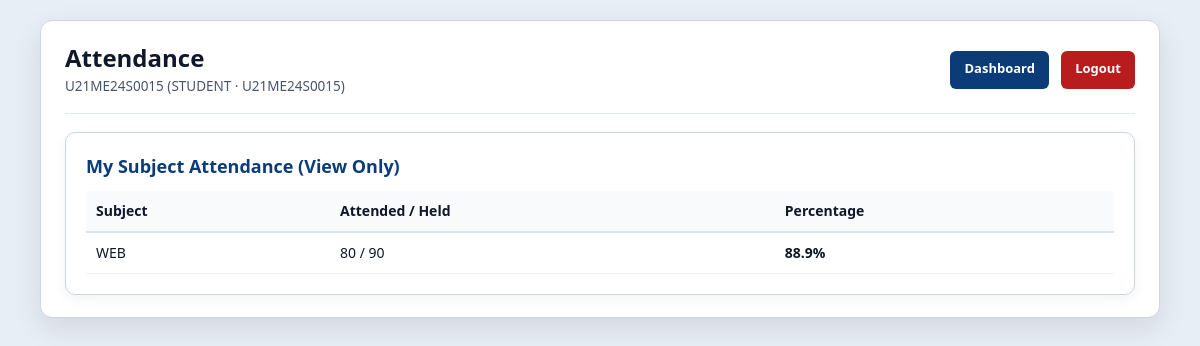
The app's page /attendance.php (signed in) with its own data.
### tables this page shows
CREATE TABLE `attendance_records` (
  `id` int(11) NOT NULL AUTO_INCREMENT,
  `student_username` varchar(50) NOT NULL,
  `subject_name` varchar(100) NOT NULL,
  `classes_held` int(11) NOT NULL DEFAULT 0,
  `classes_attended` int(11) NOT NULL DEFAULT 0,
  `updated_at` timestamp NULL DEFAULT CURRENT_TIMESTAMP ON UPDATE CURRENT_TIMESTAMP,
  PRIMARY KEY (`id`)
);

### attendance.php (the view, shortened to what this page needs)
<?php
require_once 'db.php';
$role = $_SESSION['role'];$username = $_SESSION['username'];$fullName = $_SESSION['full_name'] ?? $username;
$filterUsn = $role === 'admin' ? trim($_GET['filter_usn'] ?? '') : '';
if ($role === 'admin') {
    if ($filterUsn !== '') {
        $stmt =$pdo->prepare(
            'SELECT id, student_username, subject_name, classes_held, classes_attended
             FROM attendance_records
             WHERE student_username LIKE :usn
             ORDER BY id DESC'
        );
        $stmt->execute([':usn' => '\%' .$filterUsn . '%']);
        $records =$stmt->fetchAll();
    } else {
        $stmt =$pdo->query('SELECT id, student_username, subject_name, classes_held, classes_attended FROM attendance_records ORDER BY id DESC');
        $records =$stmt->fetchAll();
    }
} else {
    $stmt =$pdo->prepare('SELECT id, student_username, subject_name, classes_held, classes_attended FROM attendance_records WHERE student_username = :username ORDER BY id DESC');
    $stmt->execute([':username' =>$username]);
    $records =$stmt->fetchAll();
}
?>
<!DOCTYPE html>
<html lang="en">
<head>
    <link rel="stylesheet" href="style.css">
</head>
<body>
    <div class="portal-wrapper dashboard-wrapper">
        <div class="dashboard-topbar">
            <div>
                <h1>Attendance</h1>
                <p><?php echo htmlspecialchars($fullName, ENT_QUOTES, 'UTF-8'); ?> (<?php echo htmlspecialchars(strtoupper($role), ENT_QUOTES, 'UTF-8'); ?> · <?php echo htmlspecialchars($username, ENT_QUOTES, 'UTF-8'); ?>)</p>
            </div>
            <div>
                <a href="dashboard.php" class="logout-btn" style="background-color:#0b3c78; margin-right:8px;">Dashboard</a>
                <a href="logout.php" class="logout-btn">Logout</a>
            </div>
        </div>
        <div class="dash-card">
            <h2><?php echo $role === 'admin' ? 'All Attendance Records' : 'My Subject Attendance (View Only)'; ?></h2>
            <?php if (empty($records)): ?>
                <p><?php echo $filterUsn !== '' ? 'No attendance records found matching "' . htmlspecialchars($filterUsn, ENT_QUOTES, 'UTF-8') . '".' : 'No attendance records found yet.'; ?></p>
            <?php else: ?>
                <table style="width:100%; border-collapse:collapse; margin-top:12px; font-size:14px;">
                    <thead>
                        <tr style="background:#f8fafc; text-align:left; border-bottom:2px solid #dce3ec;">
                            <th style="padding:10px;">Subject</th>
                            <th style="padding:10px;">Attended / Held</th>
                            <th style="padding:10px;">Percentage</th>
                        </tr>
                    </thead>
                    <tbody>
                        <?php foreach ($records as$row): ?>
                            <?php
                            $held = (int)$row['classes_held'];
                            $attended = (int)$row['classes_attended'];
                            $pct =$held > 0 ? round(($attended / $held) * 100, 1) : 0;
                            ?>
                            <tr style="border-bottom:1px solid #eef2f6;">
                                <td style="padding:10px;"><?php echo htmlspecialchars($row['subject_name'], ENT_QUOTES, 'UTF-8'); ?></td>
                                <td style="padding:10px;"><?php echo $attended; ?> / <?php echo$held; ?></td>
                                <td style="padding:10px;"><strong><?php echo $pct; ?>%</strong></td>
                            </tr>
                        <?php endforeach; ?>
                    </tbody>
                </table>
            <?php endif; ?>
        </div>
    </div>
</body>
</html>

### style.css (style rules this page uses)
*, *::before, *::after { box-sizing: border-box; }
html { -webkit-text-size-adjust: 100%; }
body { margin: 0; padding: 20px 14px; background: #e8eef5; font-family: system-ui, -apple-system, BlinkMacSystemFont, "Segoe UI", Roboto, sans-serif; color: #0f172a; line-height: 1.45; }
a { color: #0b3c78; }
.portal-wrapper { width: 100%; max-width: 780px; margin: 0 auto; background: #ffffff; border-radius: 12px; padding: 22px 24px; box-shadow: 0 10px 28px rgba(15, 23, 42, 0.1); border: 1px solid #cbd5e1; }
.dashboard-wrapper { max-width: 1120px; }
.dashboard-topbar { display: flex; flex-wrap: wrap; justify-content: space-between; align-items: center; gap: 12px; padding-bottom: 16px; margin-bottom: 18px; border-bottom: 1px solid #e2e8f0; }
.dashboard-topbar h1 { margin: 0; font-size: 24px; font-weight: 800; color: #0f172a; line-height: 1.25; }
.dashboard-topbar p { margin: 4px 0 0; font-size: 13.5px; color: #475569; }
.dash-card { background: #ffffff; border: 1px solid #cbd5e1; border-radius: 10px; padding: 20px; box-shadow: 0 4px 14px rgba(15, 23, 42, 0.05); }
.dash-card h2 { margin: 0 0 12px; font-size: 18px; font-weight: 700; color: #0b3c78; }
.logout-btn { display: inline-block; min-height: 38px; padding: 8px 14px; border: none; border-radius: 6px; background: #b91c1c; color: #ffffff; font-size: 13px; font-weight: 600; text-decoration: none; cursor: pointer; text-align: center; }
table { width: 100%; border-collapse: collapse; }
th, td { padding: 10px; text-align: left; vertical-align: middle; }

### records on screen
attendance_records: subject_name "WEB", classes_attended "80", classes_held "90", pct "88.9"

### other values on screen
$fullName "U21ME24S0015"
$role "STUDENT"
$username "U21ME24S0015"
